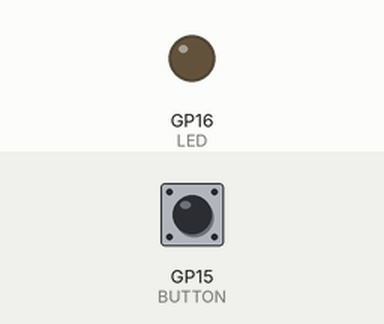
This program was run on a simulated Raspberry Pi Pico running MicroPython. Shown: output pins drawn as LEDs (lit = HIGH). Inputs (shaded band) come from the test bench; at power-on: GP15 (BUTTON) LOW.

Above: at 1.2 s.
1.3 s: GP15 (BUTTON) pulled HIGH for 0.15 s
At 2.0 s:
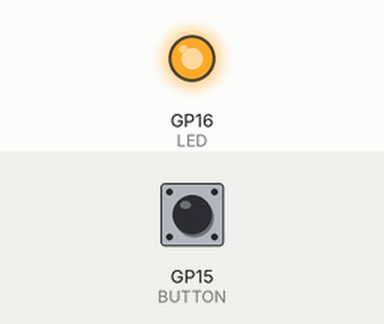
3.0 s: GP15 (BUTTON) pulled HIGH for 1 s
At 5.3 s:
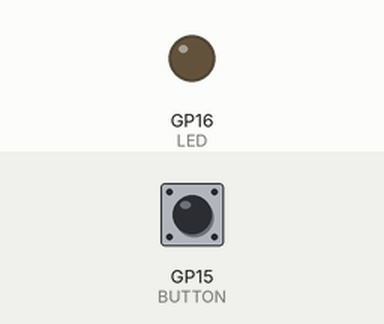
5.7 s: GP15 (BUTTON) pulled HIGH for 3.2 s
At 6.6 s:
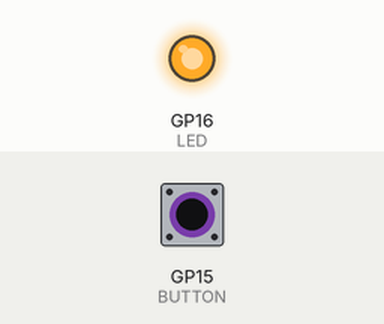
Timing chart, 0 to 10.6 s (numbered marks = the images above; inputs shaded):
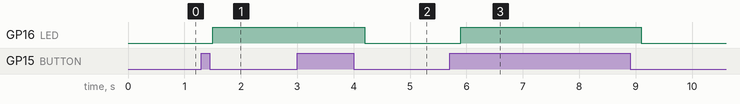

Measured:
- after the input at 1.3 s, GP16 (LED): LOW → HIGH after 0.20 s
- after the input at 3.0 s, GP16 (LED): HIGH → LOW after 1.2 s
- after the input at 5.7 s, GP16 (LED): LOW → HIGH after 0.20 s, → LOW 3.2 s later

The program:

PressOn.py
```python
from machine import Pin
import time

LED = Pin(16, Pin.OUT)
BUTTON = Pin(15, Pin.IN, Pin.PULL_DOWN)
VAL = 0

while True:
    if BUTTON.value():
        VAL += 1
        time.sleep(0.2)
    elif VAL >= 2:
        VAL = 0
        time.sleep(0.2)
    LED.value(VAL)
```
